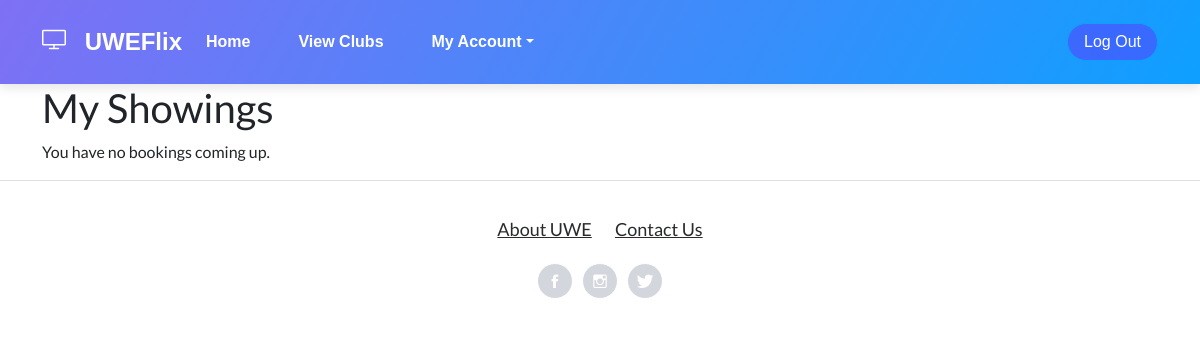
Before: /index/bookings/ (signed in) with the older database file.
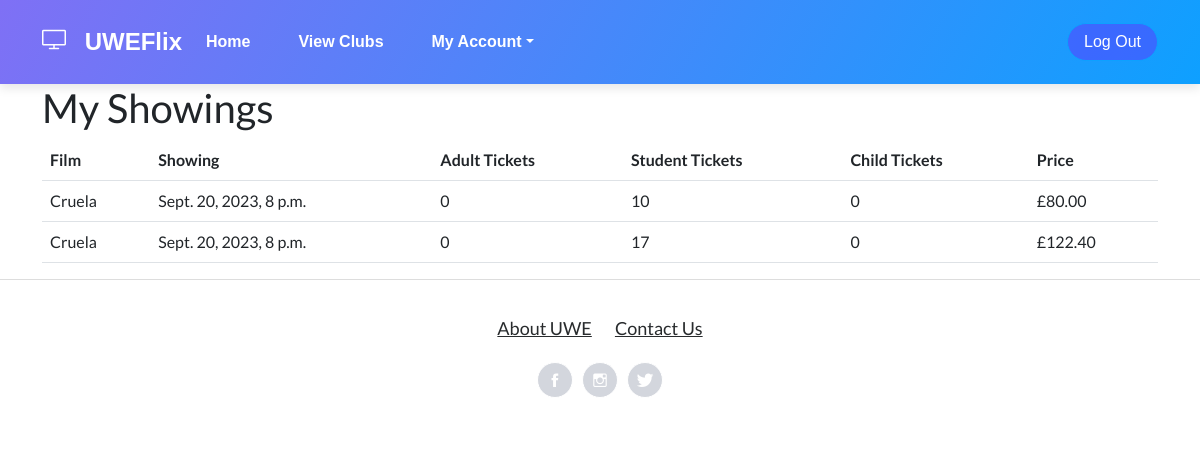
After: the same page with the newer database file.
### Bookings/models.py (models this page shows, shortened)
class Booking(models.Model):
    ADULT = 'Adult'
    STUDENT = 'Student'
    CHILD = 'Child'
    TICKET_TYPES = [
        (ADULT, 'Adult'),
        (STUDENT, 'Student'),
        (CHILD, 'Child'),
    ]
    user = models.ForeignKey(User, on_delete=models.CASCADE)
    showing = models.ForeignKey(Showing, on_delete=models.CASCADE)
    adult_tickets = models.PositiveIntegerField(default=0)
    student_tickets = models.PositiveIntegerField(default=0)
    child_tickets = models.PositiveIntegerField(default=0)
    price = models.DecimalField(max_digits=6, decimal_places=2, default=0)
    purchased = models.BooleanField(default=False)

### CinManager/models.py (models this page shows)
class Showing(models.Model):
    id = models.AutoField(primary_key=True)
    film = models.ForeignKey(Film, on_delete=models.DO_NOTHING)
    screen = models.ForeignKey(Screen, on_delete=models.DO_NOTHING)
    date = models.DateTimeField()
    bookedseats = models.IntegerField(default=0)

class Film(models.Model):
    id = models.AutoField(primary_key=True)
    title = models.CharField(max_length=100)
    age_rating = models.PositiveSmallIntegerField()
    duration = models.PositiveIntegerField()
    trailer_description = models.TextField()
    imageurl = models.CharField(max_length=1000)

### Index/views.py (the view)
# urls.py: path('bookings/', views.purchased_bookings, name='purchased_bookings'),
def purchased_bookings(request):
    purchased_bookings = Booking.objects.filter(user=request.user, purchased=True, showing__date__gt=timezone.now().date())
    context = {'bookings': purchased_bookings}
    return render(request, 'UWEFlix/purchased_bookings.html', context)

### web_project/templates/UWEFlix/purchased_bookings.html
{% extends 'UWEFlix/layout.html' %}
{% block content %}
<div class="container">
    <h1>My Showings</h1>
    {% if bookings %}
        <table class="table">
            <thead>
                <tr>
                    <th>Film</th>
                    <th>Showing</th>
                    <th>Adult Tickets</th>
                    <th>Student Tickets</th>
                    <th>Child Tickets</th>
                    <th>Price</th>
                </tr>
            </thead>
            <tbody>
                {% for booking in bookings %}
                    <tr>
                        <td>{{ booking.showing.film.title }}</td>
                        <td>{{ booking.showing.date }}</td>
                        <td>{{ booking.adult_tickets }}</td>
                        <td>{{ booking.student_tickets }}</td>
                        <td>{{ booking.child_tickets }}</td>
                        <td>£{{ booking.price }}</td>
                    </tr>
                {% endfor %}
            </tbody>
        </table>
    {% else %}
        <p>You have no bookings coming up.</p>
    {% endif %}
</div>
{% endblock %}

### web_project/templates/UWEFlix/layout.html (shortened to what this page needs)
<!DOCTYPE html>
<html>
<head>
    {% load static %}
    <link rel="stylesheet" type="text/css" href="{% static 'UWEFlix/site.css' %}" />
    <link rel="stylesheet" href="{% static 'assets/bootstrap/css/bootstrap.min.css' %}">
    <link rel="stylesheet" href="{% static 'assets/fonts/ionicons.min.css' %}">
    <link rel="stylesheet" href="{% static 'assets/fonts/simple-line-icons.min.css' %}">
    <link rel="stylesheet" href="https://cdnjs.cloudflare.com/ajax/libs/pikaday/1.6.1/css/pikaday.min.css">
</head>
<body>
    <nav class="navbar navbar-dark navbar-expand-lg bg-white portfolio-navbar gradient">
        <div class="container"><a class="navbar-brand logo" href="#">
            <i class="icon-screen-desktop"> </i> <strong>&nbsp;UWEFlix</strong></a>
            <div class="collapse navbar-collapse" id="navbarNav">
                <ul class="navbar-nav">
                    <li class="nav-item"><a class="nav-link active" href="{% url 'home' %}">Home</a></li>
                    <li class="nav-item"><a class="nav-link active" href="{% url 'allclubs' %}">View Clubs</a></li>
                    {% if userpermissions != 4 and userpermissions != 2 %}
                    <li class="nav-item dropdown show">
                        <a class="dropdown-toggle nav-link" aria-expanded="true" data-bs-toggle="dropdown" href="#">My Account</a>
                    </li>
                {% endif %}
                </ul>
            </div>
            <a class="btn btn-primary" href="{% url 'logout' %}" style="background: rgba(120,14,255,0.36);">Log Out</a>
            </div>
    </nav>
    {% block content %}{% endblock %}
    <footer class="page-footer">
        <div class="container">
            <div class="links">
                <a href="https://www.uwe.ac.uk/about" target="_blank">About UWE</a>
                <a href="https://www.uwe.ac.uk/life/campus-and-facilities/information-points#:~:text=Email%20infopoint%40uwe.ac.,Ask%20a%20question%20through%20infohub." target="_blank">Contact Us</a>
            </div>
            <div class="social-icons">
                <a href="https://www.facebook.com/uwebristol/" target="_blank"><i class="icon ion-social-facebook"></i></a>
                <a href="https://www.instagram.com/uwebristol/?hl=en" target="_blank"><i class="icon ion-social-instagram-outline"></i></a>
                <a href="https://twitter.com/UWEBristol?ref_src=twsrc%5Egoogle%7Ctwcamp%5Eserp%7Ctwgr%5Eauthor" target="_blank"><i class="icon ion-social-twitter"></i></a>
            </div>
        </div>
    </footer>
</body>
</html>

### web_project/static/UWEFlix/site.css (style rules this page uses)
.navbar { background-color: rgb(126, 188, 250); font-size: 1em; font-family: 'Trebuchet MS', 'Lucida Sans Unicode', 'Lucida Grande', 'Lucida Sans', Arial, sans-serif; color: rgb(161, 241, 255); padding: 8px 5px 8px 5px; }
.navbar a { text-decoration: none; color: inherit; }
.navbar-brand { font-size: 1.2em; font-weight: 600; }

Changed rows visible on the page:
added Booking: showing.film "Cruela", showing "Sept. 20, 2023, 8 p.m.", adult_tickets "0", student_tickets "10", child_tickets "0", price "80.00"
added Booking: showing.film "Cruela", showing "Sept. 20, 2023, 8 p.m.", adult_tickets "0", student_tickets "17", child_tickets "0", price "122.40"
Other visible differences:
text no longer shown: "You have no bookings coming up."
text now shown: "Film Showing Adult Tickets Student Tickets Child Tickets Price"
